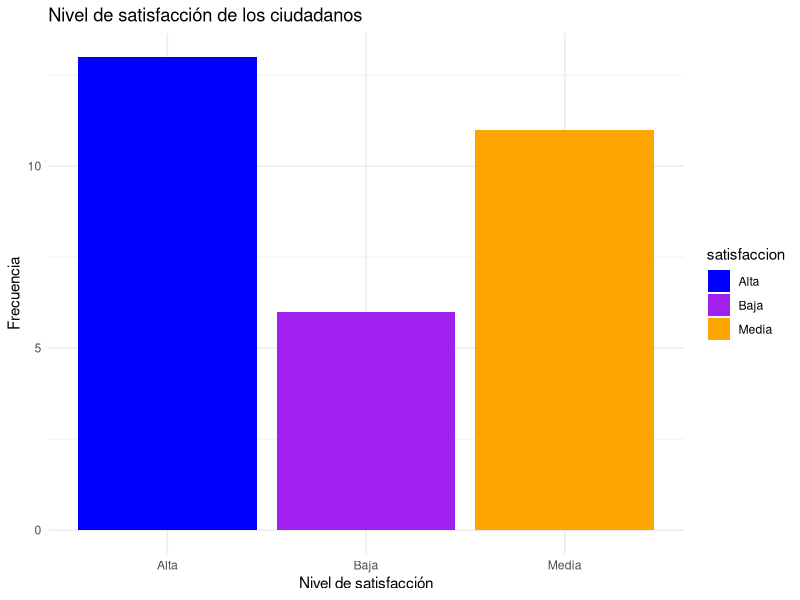
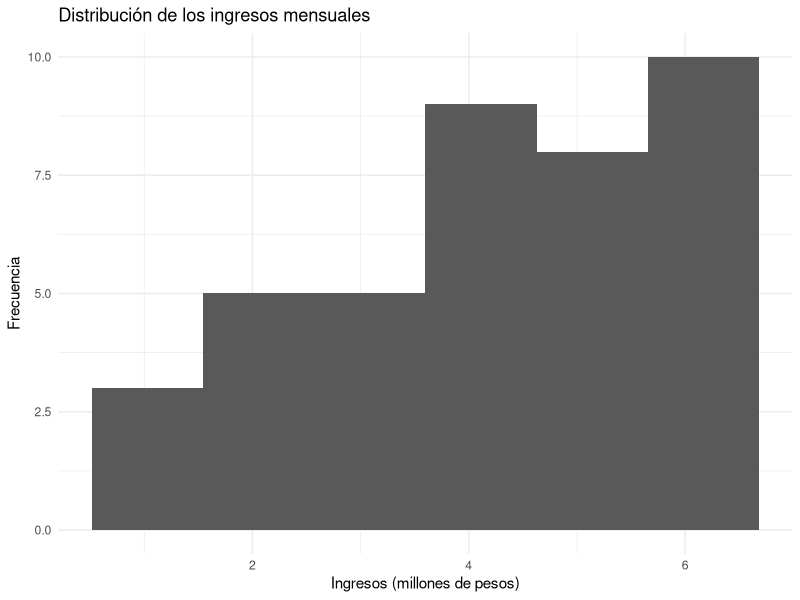
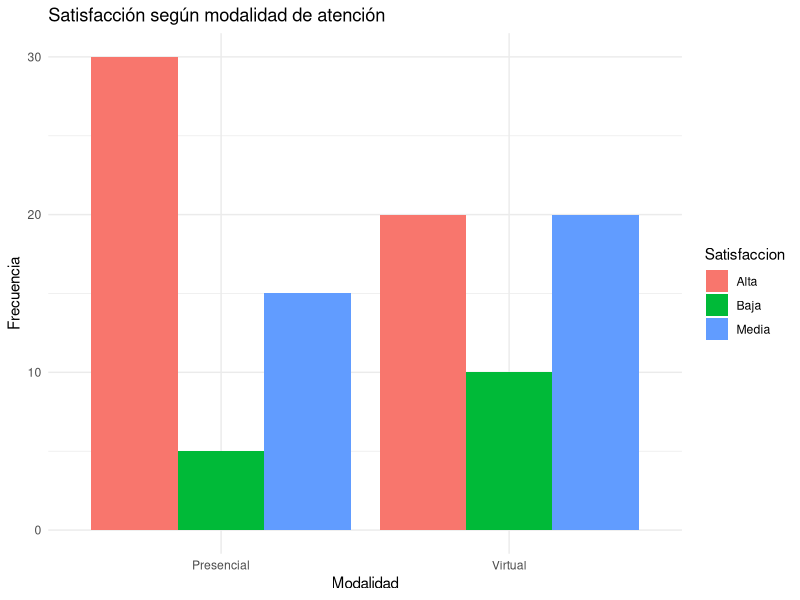
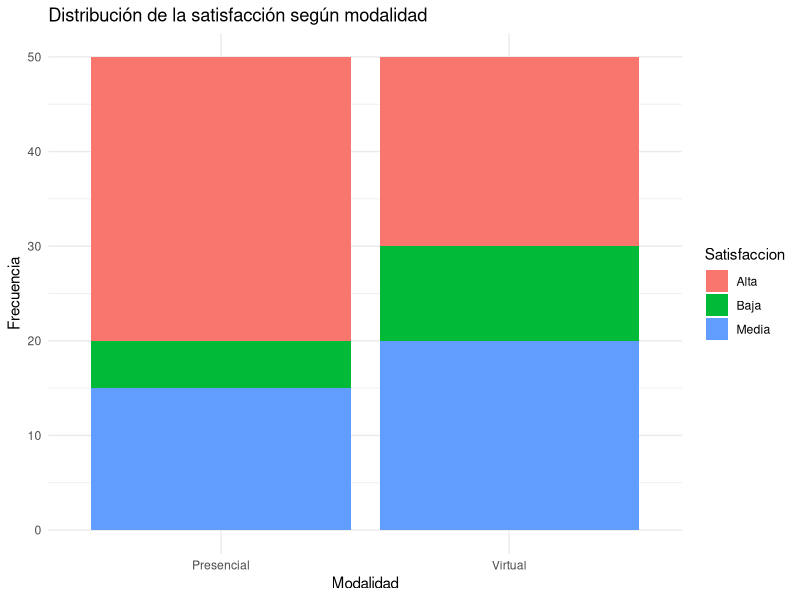
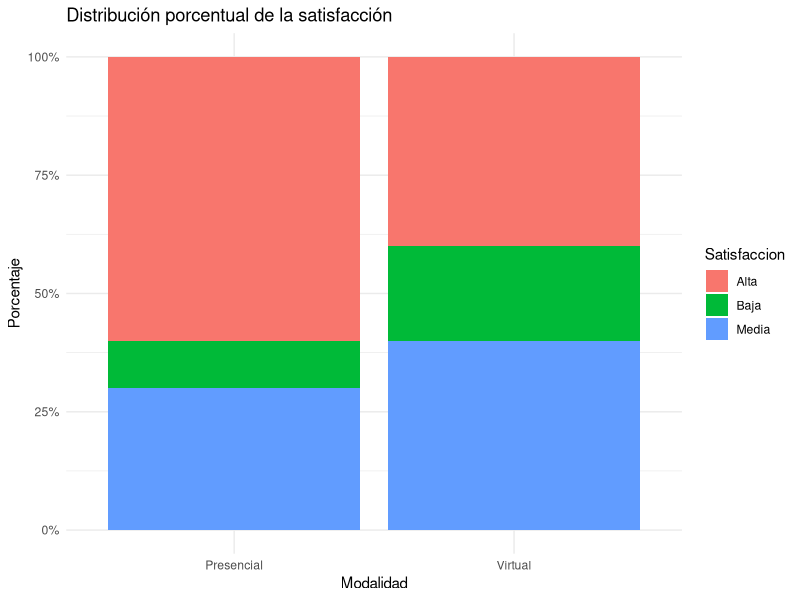

Write the R code that produced these figures, in order.
## ---- chunk 1
options(
  knitr.table.format = "html",
  scipen = 999
)
## ---- chunk 2
ipak <- function(pkg){

  options(repos = c(CRAN="https://cloud.r-project.org"))

  new.pkg <- pkg[!(pkg %in% rownames(installed.packages()))]

  if(length(new.pkg)) install.packages(new.pkg, dependencies = TRUE)

  invisible(lapply(pkg, function(p)
    suppressPackageStartupMessages(library(p, character.only = TRUE))
  ))
}

packages <- c("tidyverse","kableExtra","psych","readxl")

ipak(packages)
## ---- chunk 3
tramites <- c(   
  1,2,1,3,2,4,1,2,3,1,
  2,3,2,1,4,2,3,1,2,3 
  )  
table(tramites) 
## ---- chunk 4
freq <- table(tramites)  
freq_abs_acum <- cumsum(freq) 
freq_abs_acum 
## ---- chunk 5
frecuencias <- as.data.frame(table(tramites))

names(frecuencias) <- c("Valor", "fi")

frecuencias$Fi <- cumsum(frecuencias$fi)

frecuencias$hi <- frecuencias$fi / sum(frecuencias$fi)

frecuencias$Hi <- cumsum(frecuencias$hi)

frecuencias$Porcentaje <- frecuencias$hi * 100

frecuencias

## ---- chunk 6
frecuenciashi <- round(frecuencias$hi, 4)
frecuenciasHi <- round(frecuencias$Hi, 4) 
frecuenciasPorcentaje <- round( frecuencias$Porcentaje, 2 )  
frecuencias 
## ---- chunk 7
satisfaccion <- c(
"Alta","Media","Baja","Alta","Media", "Alta","Baja","Media","Alta","Alta", "Media","Baja","Alta","Media","Alta",  "Baja","Media","Alta","Media","Alta",  "Baja","Alta","Media","Alta","Media",  "Baja","Alta","Media","Alta","Media"
)  
table(satisfaccion)
## ---- chunk 8
prop.table(table(satisfaccion)) 
## ---- chunk 9
round(prop.table(table(satisfaccion)) * 100, 2) 
## ---- chunk 10
library(ggplot2)

ggplot(
  data.frame(satisfaccion),
  aes(x = satisfaccion, fill = satisfaccion)
) +
  geom_bar() +
  scale_fill_manual(
    values = c("blue", "purple", "orange")
  ) +
  labs(
    title = "Nivel de satisfacción de los ciudadanos",
    x = "Nivel de satisfacción",
    y = "Frecuencia"
  ) +
  theme_minimal()
## ---- chunk 11
set.seed(123)  
ingresos <- round(   runif(40, 1.2, 6.5),   2 )  
ingresos 
## ---- chunk 12
intervalos <- cut(   ingresos,   breaks = c(1, 2, 3, 4, 5, 6, 7),   right = FALSE )  
table(intervalos) 
## ---- chunk 13
ggplot(   data.frame(ingresos),   aes(x = ingresos) ) +   geom_histogram(     bins = 6   ) +   labs(     title = "Distribución de los ingresos mensuales",     x = "Ingresos (millones de pesos)",     y = "Frecuencia"   ) +   theme_minimal() 
## ---- chunk 14
datos <- data.frame( Modalidad = c("Presencial","Presencial","Presencial","Virtual","Virtual","Virtual"   ), satisfaccion = c( "Alta","Media","Baja","Alta","Media","Baja"   ), frecuencias = c(30,15,5,     20,20,10   ) )  
datos 
## ---- chunk 15
tabla <- xtabs(   frecuencias ~ Modalidad + satisfaccion,   data = datos ) 
tabla 
## ---- chunk 16
library(ggplot2)

datos_grafico <- data.frame(
  Modalidad = rep(c("Presencial", "Virtual"), each = 3),
  Satisfaccion = rep(c("Alta", "Media", "Baja"), 2),
  Frecuencia = c(30, 15, 5, 20, 20, 10)
)

ggplot(datos_grafico, aes(
  x = Modalidad,
  y = Frecuencia,
  fill = Satisfaccion
)) +
  geom_col(position = "dodge") +
  labs(
    title = "Satisfacción según modalidad de atención",
    x = "Modalidad",
    y = "Frecuencia"
  ) +
  theme_minimal()
## ---- chunk 17
ggplot(   datos_grafico,   aes(     x = Modalidad,     y = Frecuencia,     fill = Satisfaccion   ) ) +   geom_col() +   labs(     title = "Distribución de la satisfacción según modalidad",     x = "Modalidad",     y = "Frecuencia"   ) +   theme_minimal() 
## ---- chunk 18
ggplot(   datos_grafico,   aes(     x = Modalidad,     y = Frecuencia,     fill = Satisfaccion   ) ) +   geom_col(     position = "fill"   ) +   scale_y_continuous(     labels = scales::percent   ) +   labs(     title = "Distribución porcentual de la satisfacción",     x = "Modalidad",     y = "Porcentaje"   ) +   theme_minimal() 
## ---- chunk 19
chisq.test(tabla) 
## ---- chunk 20
tabla_frecuencias <- function(x) {
  
  fi <- table(x)
  
  tabla <- data.frame(
    Valor = names(fi),
    fi = as.vector(fi)
  )
  
  tabla$Fi <- cumsum(tabla$fi)
  tabla$hi <- tabla$fi / sum(tabla$fi)
  tabla$Hi <- cumsum(tabla$hi)
  tabla$Porcentaje <- tabla$hi * 100
  
  tabla
}
## ---- chunk 21
tabla_frecuencias(satisfaccion) 
